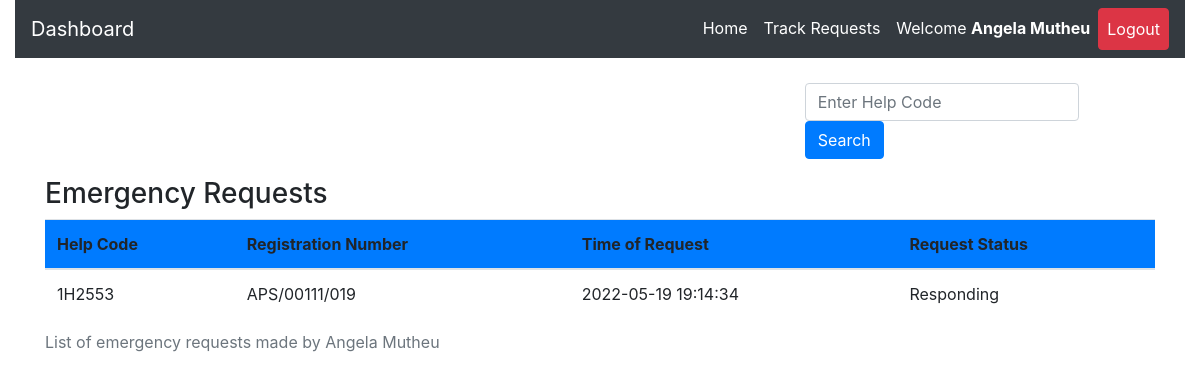
The page /track.php (signed in) on the database as committed earlier.
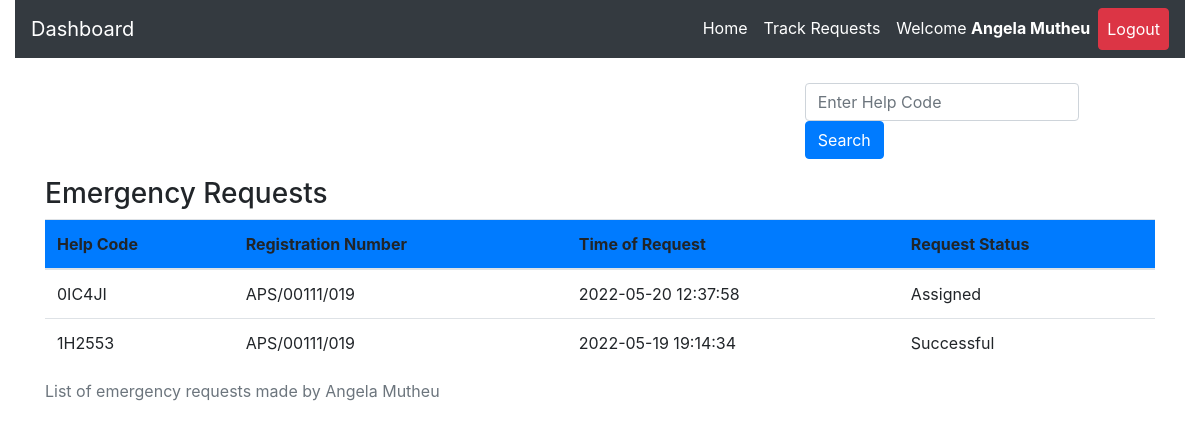
The same page on the database as committed later.
### tables this page shows
CREATE TABLE `request_status` (
  `id` int(20) NOT NULL,
  `helpID` varchar(50) NOT NULL,
  `ip_address` varchar(100) NOT NULL,
  `request_latitude` varchar(50) NOT NULL,
  `request_longitude` varchar(50) NOT NULL,
  `status` varchar(50) DEFAULT 'Pending',
  `emergency_type` varchar(50) NOT NULL,
  `emergency_description` varchar(255) DEFAULT 'No Description',
  `admNo` varchar(255) NOT NULL,
  `timestamp` datetime NOT NULL DEFAULT CURRENT_TIMESTAMP
);

### track.php (the view, shortened to what this page needs)
<?php
include 'server.php';
    ?>
<!DOCTYPE html>
<html lang="en">
<head>
  <?php
include './components/header.php';
?>
  </head>
  <body>
    <?php
    include './components/navbar.php';
    ?>
<div class="container mt-4">
<div class="row border border-white">
  <div class="col-md-4"></div>
  <div class="col-md-4"></div>
  <div class="col-md-4">
  <form class="form-inline my-2 my-lg-0" method="POST" action="">
<input class="form-control mr-sm-2" type="search" name='searched_help_code' placeholder="Enter Help Code" aria-label="Search">
<button type="submit" name='search-button' class="btn btn-primary">Search</button>
</form>
  </div>
</div>
<div class="row m-2">
  <div class="col-md-12">
  </div>
</div>
<table class="table">
  <caption>List of emergency requests made by <?php  echo  $_SESSION['firstname'].' '. $_SESSION['lastname']; ?></caption>
  <thead>
      <h3>Emergency Requests</h3>
    <tr class='bg-primary'>
      <th scope="col">Help Code</th>
      <th scope="col">Registration  Number</th>
      <th scope="col">Time of Request</th>
      <th scope="col">Request Status</th>
    </tr>
  </thead>
  <tbody>
        <?php
        if($_SESSION['username']){
            $reg_num = $_SESSION['username'];
            $data_fetch_query = "SELECT * FROM `request_status` WHERE admNo='$reg_num' order by timestamp DESC LIMIT 15";
            $data_result = mysqli_query($db, $data_fetch_query);
            if ($data_result->num_rows > 0){
                while($row = $data_result->fetch_assoc()) {
            echo "<tr> <td>" .$row["helpID"].  "</td>";
            echo "<td>" .$row["admNo"]."</td>";
            echo "<td>" .$row["timestamp"]."</td>";
            echo "<td>" .$row["status"]."</td> </tr>";
            }
            }else{
            echo "<td>"."No Requests Found"."</td>";
            }
            } else{
                echo "<td>"."No Data Found"."</td>";
            }
    ?>
              </tbody>
</table>
  </body>
</html>

Rows that differ between the two databases and show on the page:
added request_status: helpID "0IC4JI", admNo "APS/00111/019", timestamp "2022-05-20 12:37:58", status "Assigned"
changed request_status "1H2553": status "Responding" → "Successful"
